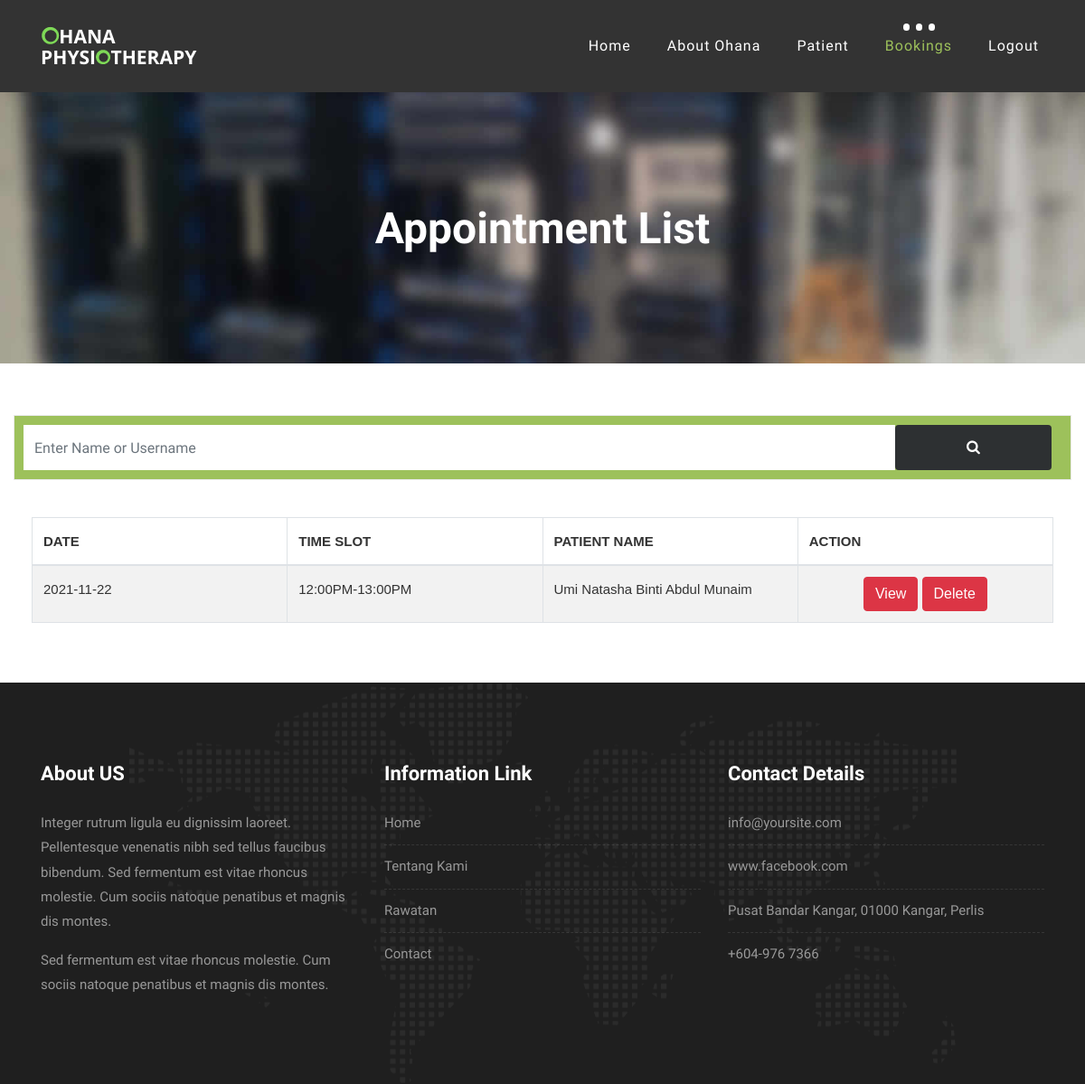
/admin/viewbooking.php, run on an earlier commit of the app's database.
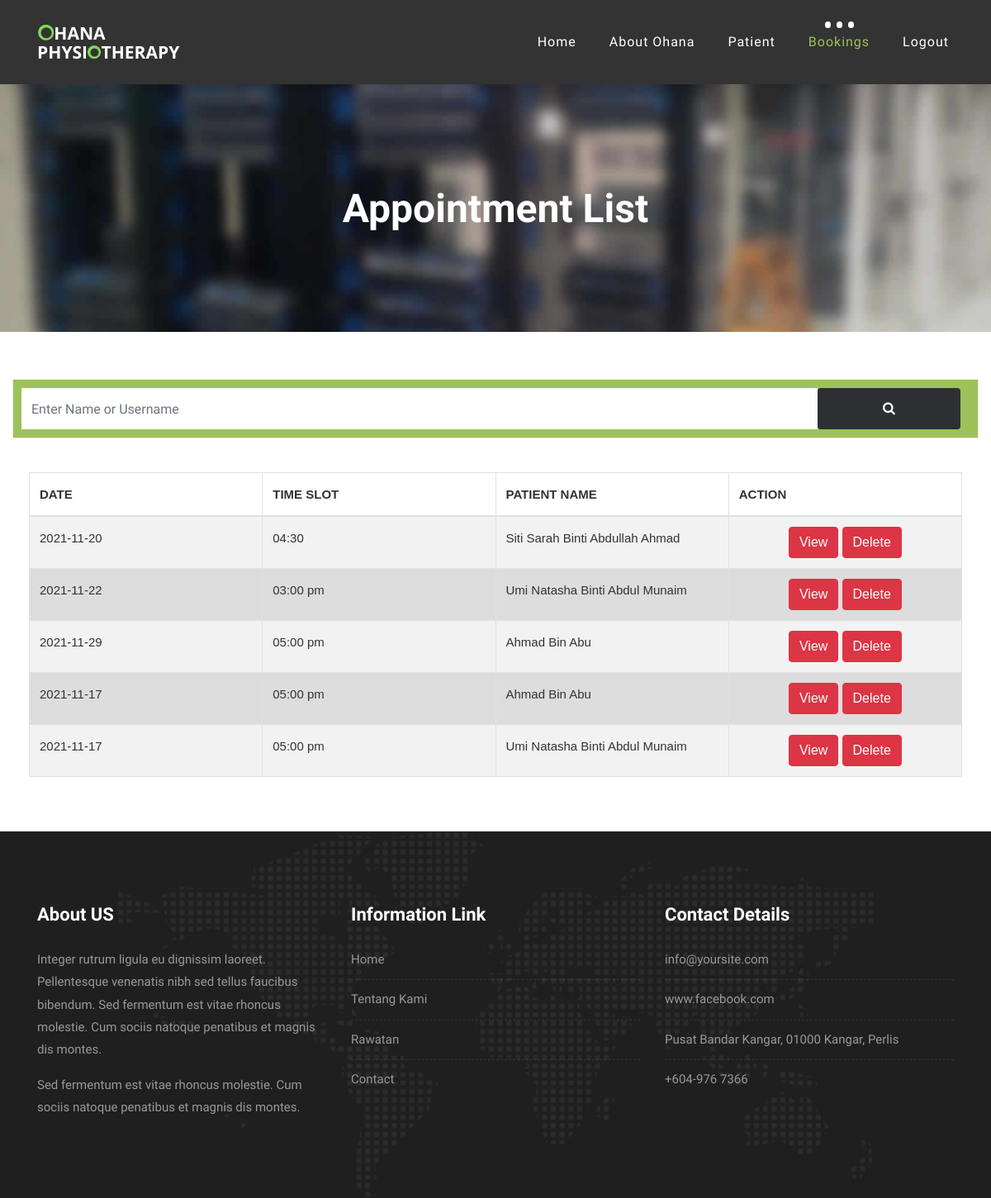
And on a later commit of the database.
### tables this page shows
CREATE TABLE `bookings` (
  `id_book` int(11) NOT NULL,
  `date` date NOT NULL,
  `timeslot` varchar(50) NOT NULL,
  `name` varchar(50) NOT NULL,
  `gender` varchar(50) NOT NULL,
  `phone` varchar(50) NOT NULL,
  `email` varchar(50) NOT NULL,
  `comment` varchar(50) NOT NULL,
  `ic` varchar(50) NOT NULL,
  `id_patient` int(11) NOT NULL
);

### admin/viewbooking.php (the view, shortened to what this page needs)
<?php
$conn = mysqli_connect('localhost', 'root' );
$sql = "SELECT * FROM bookings";
$result = mysqli_query($conn, $sql);
?>
<?php
if(isset($_POST['search']))
{
    $valueToSearch = $_POST['valueToSearch'];
    $query = "SELECT * FROM `bookings` WHERE CONCAT(`id_book`, `name`) LIKE '%".$valueToSearch."%'";
    $search_result = filterTable($query);
}
 else {
    $query = "SELECT * FROM `bookings`";
    $search_result = filterTable($query);
}
function filterTable($query)
{
    $conn = mysqli_connect("localhost", "root", "", "ohana");
    $filter_Result = mysqli_query($conn, $query);
    return $filter_Result;
}
?>
<!DOCTYPE html>
<html lang="en">
        <link href="//maxcdn.bootstrapcdn.com/bootstrap/4.1.1/css/bootstrap.min.css" rel="stylesheet" id="bootstrap-css">
        <link rel="stylesheet" href="//maxcdn.bootstrapcdn.com/bootstrap/4.0.0-alpha.6/css/bootstrap.min.css" />
        <link href="//maxcdn.bootstrapcdn.com/font-awesome/4.3.0/css/font-awesome.min.css" rel="stylesheet" />
	<link rel="stylesheet" type="text/css" href="vendor/bootstrap/css/bootstrap.min.css">
	<link rel="stylesheet" type="text/css" href="fonts/font-awesome-4.7.0/css/font-awesome.min.css">
	<link rel="stylesheet" type="text/css" href="vendor/animate/animate.css">
	<link rel="stylesheet" type="text/css" href="vendor/select2/select2.min.css">
	<link rel="stylesheet" type="text/css" href="vendor/perfect-scrollbar/perfect-scrollbar.css">
	<link rel="stylesheet" type="text/css" href="css/util.css">
	<link rel="stylesheet" type="text/css" href="css/main.css">
    <link rel="stylesheet" href="css/bootstrap.min.css">
    <link rel="stylesheet" href="style.css">
    <link rel="stylesheet" href="css/versions.css">
    <link rel="stylesheet" href="css/responsive.css">
    <link rel="stylesheet" href="css/custom.css">
</head>
<body class="host_version">
	<header class="top-navbar">
		<nav class="navbar navbar-expand-lg navbar-light bg-light">
			<div class="container-fluid">
				<a class="navbar-brand" href="index.php">
					<img src="images/ohana.png" alt="" />
				</a>
				<div class="collapse navbar-collapse" id="navbars-host">
					<ul class="navbar-nav ml-auto">
						<li class="nav-item"><a class="nav-link" href="admin.php">Home</a></li>
						<li class="nav-item dropdown">
							<a class="nav-link dropdown-toggle" href="#" id="dropdown-a" data-toggle="dropdown">About Ohana </a>
						</li>
						<li class="nav-item dropdown">
							<a class="nav-link dropdown-toggle" href="#" id="dropdown-a" data-toggle="dropdown">Patient </a>
						</li>
						<li class="nav-item dropdown active">
							<a class="nav-link dropdown-toggle" href="#" id="dropdown-a" data-toggle="dropdown">Bookings </a>
						</li>
						<li class="nav-item"><a class="nav-link" href="logout.php">Logout</a></li>
					</ul>
				</div>
			</div>
		</nav>
	</header>
	<div class="all-title-box">
		<div class="container text-center">
			<h1>Appointment List<span class="m_1"></span></h1>
		</div>
	</div>
	<BR>
	<div class="col-lg-12">
	<form action="viewbooking.php" method="post" class="checkdomain form-inline" >
		<div class="checkdomain-wrapper">
			<div class="form-group">
				<input type="text" class="form-control" id="domainnamehere" name="valueToSearch" placeholder="Enter Name or Username">
				<button type="submit" name="search" value="Filter" class="btn btn-primary grd1"><i class="fa fa-search"></i></button>
			</div>
			<hr>
		</div>
			<div class="card-body">
				<div class="table-responsive">
		      		<table class="table table-striped table-bordered" id="appointment_list_table">
		      			<thead>
			      			<tr>
			      				<th><strong>DATE</th>
			      				<th><strong>TIME SLOT</th>
			      				<th><strong>PATIENT NAME</th>
			      				<th><strong>ACTION</th>
			      			</tr>
			      		</thead>
						<?php
							if(mysqli_num_rows($result) > 0)
							{
							while($row = mysqli_fetch_assoc($result))
							{
						?>
						<tbody>
						<?php while($row = mysqli_fetch_array($search_result)):?>
							<tr class="row100">
								<td><?php echo $row['date']; ?></td>
								<td><?php echo $row['timeslot']; ?></td>
								<td><?php echo $row['name']; ?></td>
								<td>
									<center>
									<button><a href="displaybooking.php?id=<?php echo $row["id_book"]; ?>" class="btn btn-danger delete-listview-btn" onClick="return confirm">View</a></button>
									<button><a href="deletebooking.php?id=<?php echo $row["id_book"]; ?>" class="btn btn-danger delete-listview-btn" onClick="return confirm('Do you really want to delete?');">Delete</a></button>
									</center>
								</td>
							</tr>
							<?php endwhile;?>
						</tbody>
						<?php
							   }
							}
							else
							{
							   echo "0 results";
							}
						?>
			      	</table>
			    </div>
			</div>
			 </form>
                </div>
    <footer class="footer">
        <div class="container">
            <div class="row">
                <div class="col-lg-4 col-md-4 col-xs-12">
                    <div class="widget clearfix">
                        <div class="widget-title">
                            <h3>About US</h3>
                        </div>
                        <p> Integer rutrum ligula eu dignissim laoreet. Pellentesque venenatis nibh sed tellus faucibus bibendum. Sed fermentum est vitae rhoncus molestie. Cum sociis natoque penatibus et magnis dis montes.</p>
                        <p>Sed fermentum est vitae rhoncus molestie. Cum sociis natoque penatibus et magnis dis montes.</p>
                    </div>
                </div>
				<div class="col-lg-4 col-md-4 col-xs-12">
                    <div class="widget clearfix">
                        <div class="widget-title">
                            <h3>Information Link</h3>
                        </div>
                        <ul class="footer-links">
                            <li><a href="index.php">Home</a></li>
							<li><a href="about.php">Tentang Kami</a></li>
							<li><a href="hosting.php">Rawatan</a></li>
							<li><a href="contact.php">Contact</a></li>
                        </ul>
                    </div>
                </div>
                <div class="col-lg-4 col-md-4 col-xs-12">
                    <div class="widget clearfix">
                        <div class="widget-title">
                            <h3>Contact Details</h3>
                        </div>
                        <ul class="footer-links">
                            <li><a href="mailto:#">info@yoursite.com</a></li>
                            <li><a href="#">www.facebook.com</a></li>
                            <li> Pusat Bandar Kangar, 01000 Kangar, Perlis</li>
                            <li>+604-976 7366</li>
                        </ul>
                    </div>
                </div>
            </div>
        </div>
    </footer>
</body>
</html>

### admin/css/main.css (style rules this page uses)
* { margin: 0px; padding: 0px; box-sizing: border-box; }
body, html { height: 100%; font-family: sans-serif; }
a { margin: 0px; transition: all 0.4s; -webkit-transition: all 0.4s; -o-transition: all 0.4s; -moz-transition: all 0.4s; }
h1,h2,h3,h4,h5,h6 { margin: 0px; }
p { margin: 0px; }
ul, li { margin: 0px; list-style-type: none; }
input { display: block; outline: none; border: none !important; }
button { outline: none !important; border: none; background: transparent; }
table { width: 100%; background-color: #fff; }
th, td { font-weight: unset; padding-right: 10px; }
.row100 td { padding-top: 18px; padding-bottom: 14px; }

### admin/css/versions.css (style rules this page uses)
body.host_version .icon_wrap:hover, body.host_version .icon-wrapper:hover i, body.host_version .grd1 { color: #ffffff !important; background: #2d3032; }
body.host_version .checkdomain { background-color: #fff; padding: 30px 0px; text-align: left; }
body.host_version .checkdomain { margin-top: 0px; display: block; position: relative; }
body.host_version .checkdomain-wrapper .form-group { background: #9dc15b; padding: 10px; border: 1px solid #e9e9ec; width: 100%; }
body.host_version .checkdomain hr { border-color: rgba(255, 255, 255, 0); margin: 10px 0; }
body.host_version .checkdomain-wrapper .form-control { display: inline-block; vertical-align: middle; border: 1px solid #e9e9ec; box-shadow: none !important; border-radius: 0; width: 84%; height: 50px; }
body.host_version .checkdomain-wrapper .btn { height: 50px; width: 15%; border: none; }

### admin/viewbooking.php (style rules this page uses)
table { font-family: arial, sans-serif; border-collapse: collapse; width: 100%; }
td, th { border: 1px solid #dddddd; text-align: left; padding: 8px; }
tr:nth-child(even) { background-color: #dddddd; }
body, html { height: 100%; }
table { table-layout:fixed; }
td { width:33%; }
table, th, td { border: 1px solid black; border-collapse: collapse; }

What changed in the data, as far as the page shows it:
removed bookings: date "2021-11-22", timeslot "12:00PM-13:00PM", name "Umi Natasha Binti Abdul Munaim"
added bookings: date "2021-11-20", timeslot "04:30", name "Siti Sarah Binti Abdullah Ahmad"
added bookings: date "2021-11-22", timeslot "03:00 pm", name "Umi Natasha Binti Abdul Munaim"
added bookings: date "2021-11-29", timeslot "05:00 pm", name "Ahmad Bin Abu"
added bookings: date "2021-11-17", timeslot "05:00 pm", name "Ahmad Bin Abu"
added bookings: date "2021-11-17", timeslot "05:00 pm", name "Umi Natasha Binti Abdul Munaim"
